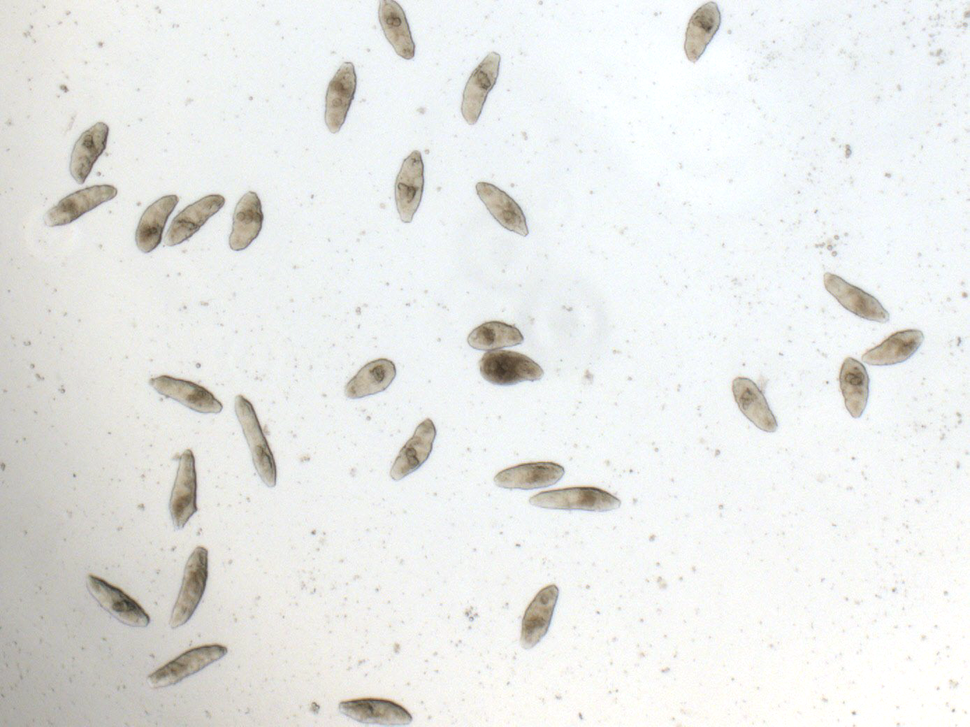
#> input picture Midterm Presentation/images/1.png, 970 x 727 px, shrunk from 1388 x 1040 before the run; the run also reads 1 picture not shown here
$ python cdist_search.py
#> lines starting #> are read from the running program, lines starting #| are printed output that depends on the picture
### Midterm Presentation/lib/histogram_intersection.py
import cv2
import numpy as np
from skimage.feature import local_binary_pattern

def compute_3d_hist(image, bins=(8,8,8)):
    hist = cv2.calcHist([image], [0,1,2], None, bins, [0,256,0,256,0,256])
    return hist

def compute_lbp_hist(gray_image, n_points, radius, method, n_bins):
    lbp = local_binary_pattern(gray_image, n_points, radius, method)
    hist = np.histogram(lbp.ravel(), bins=n_bins, range=(0, n_bins))[0]
    return hist

def get_hist(image):
    color_hist = compute_3d_hist(image)
    gray = cv2.cvtColor(image, cv2.COLOR_BGR2GRAY)
    lbp_hist = compute_lbp_hist(gray, n_points=24, radius=3, method='uniform', n_bins=26)
    feature_vector = np.concatenate([color_hist.flatten(), lbp_hist])
    feature_vector = feature_vector / feature_vector.sum()
    return feature_vector

def histogram_intersection(hist1, hist2):
    return np.minimum(hist1, hist2).sum()

def histogram_distance(hist1, hist2):
    intersection = histogram_intersection(hist1, hist2)
    return 1 - intersection

### Midterm Presentation/cdist_search.py
import os
import time

import cv2
import numpy as np
from scipy.spatial.distance import cdist
from lib.histogram_intersection import get_hist, histogram_distance

def main():
    image_dir = 'images'
    image_files = [os.path.join(image_dir, f) for f in os.listdir(image_dir)
                if f.lower().endswith(('.png', '.jpg', '.jpeg'))]
    images = [cv2.imread(f) for f in image_files]
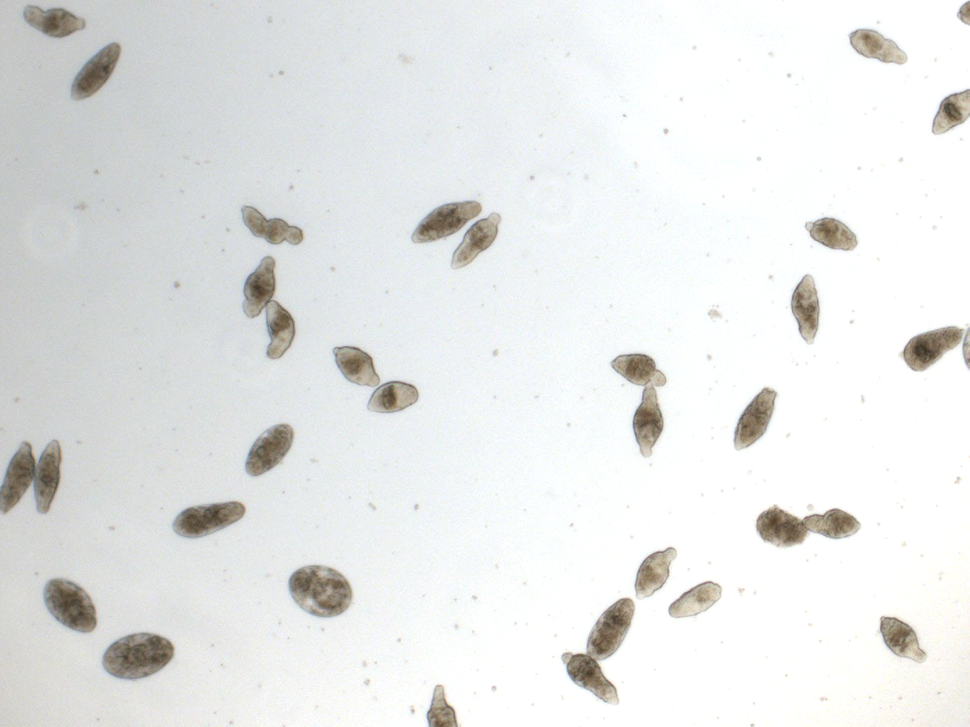
#> input picture Midterm Presentation/images/10.png, 970 x 727 px, shrunk from 1388 x 1040 before the run
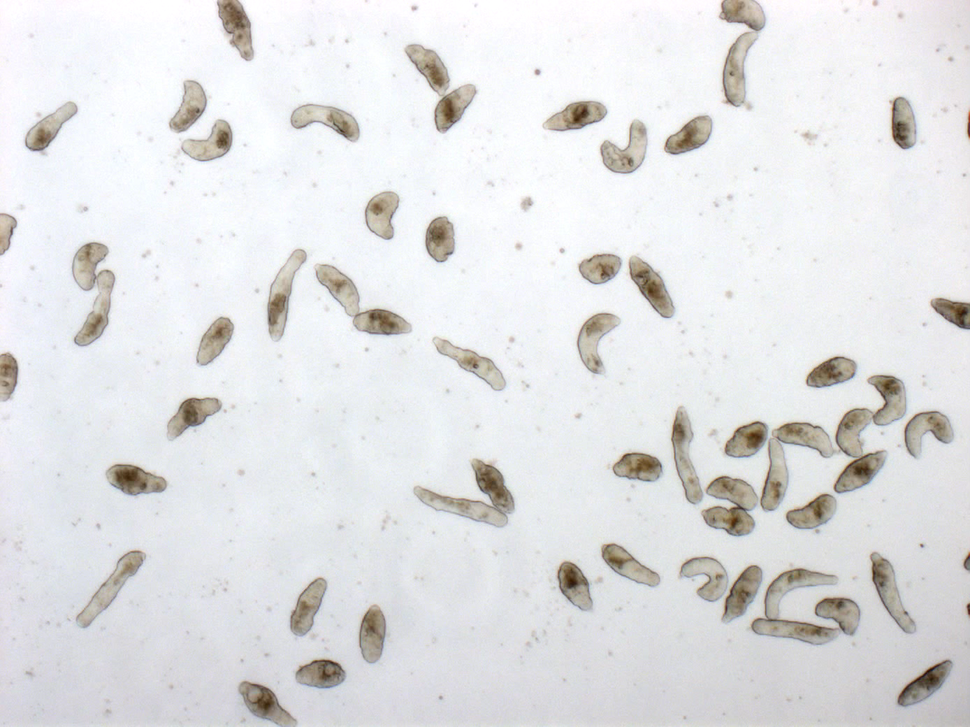
#> input picture Midterm Presentation/images/2.png, 970 x 727 px, shrunk from 1388 x 1040 before the run
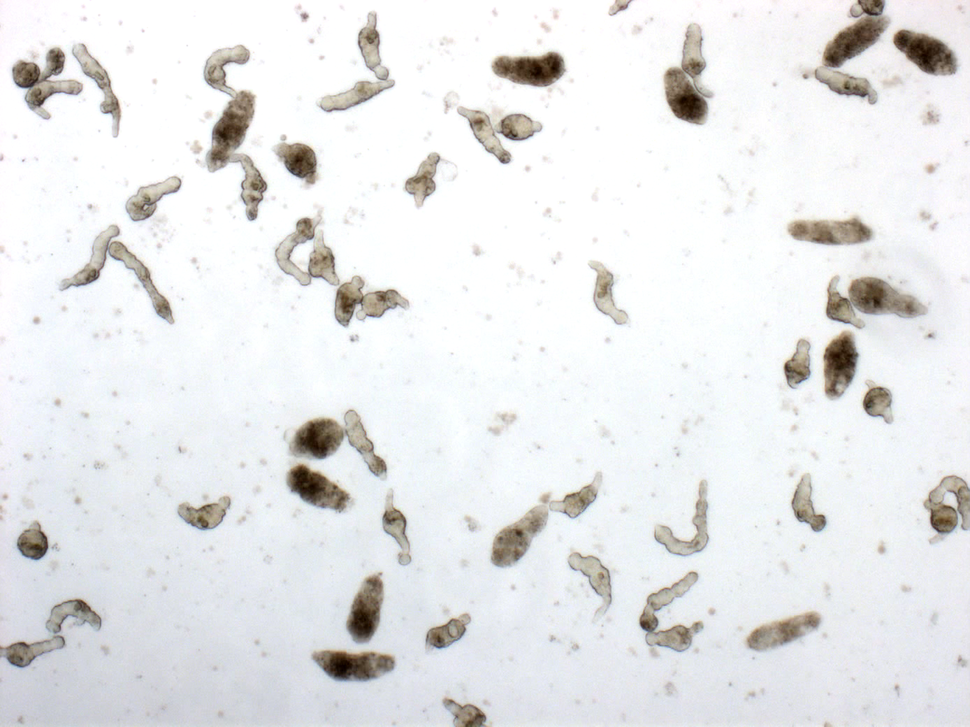
#> input picture Midterm Presentation/images/3.png, 970 x 727 px, shrunk from 1388 x 1040 before the run
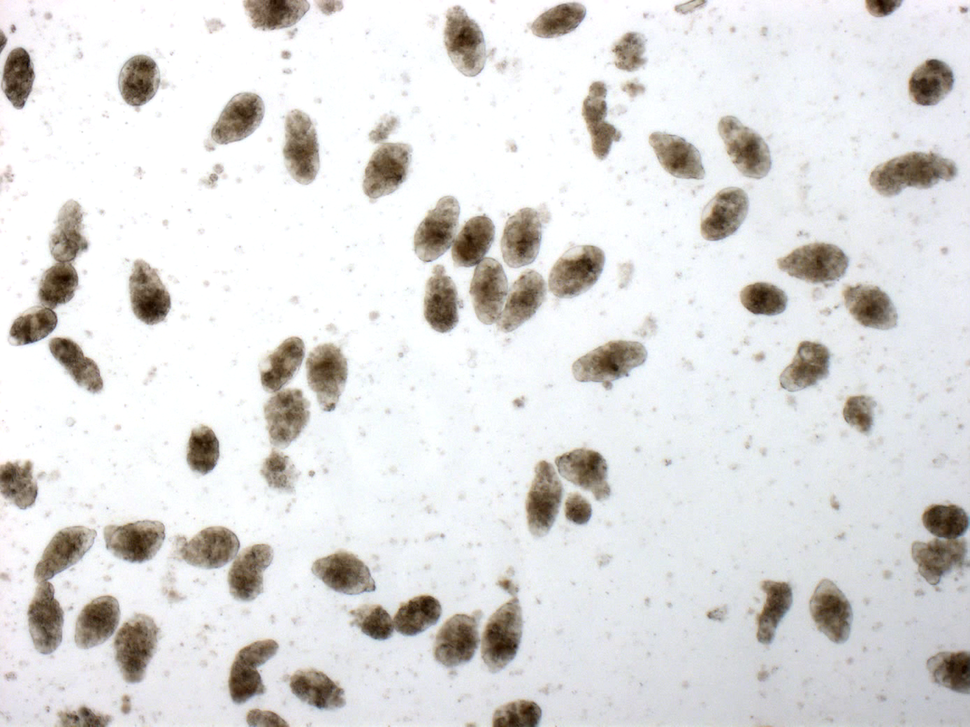
#> input picture Midterm Presentation/images/4.png, 970 x 727 px, shrunk from 1388 x 1040 before the run
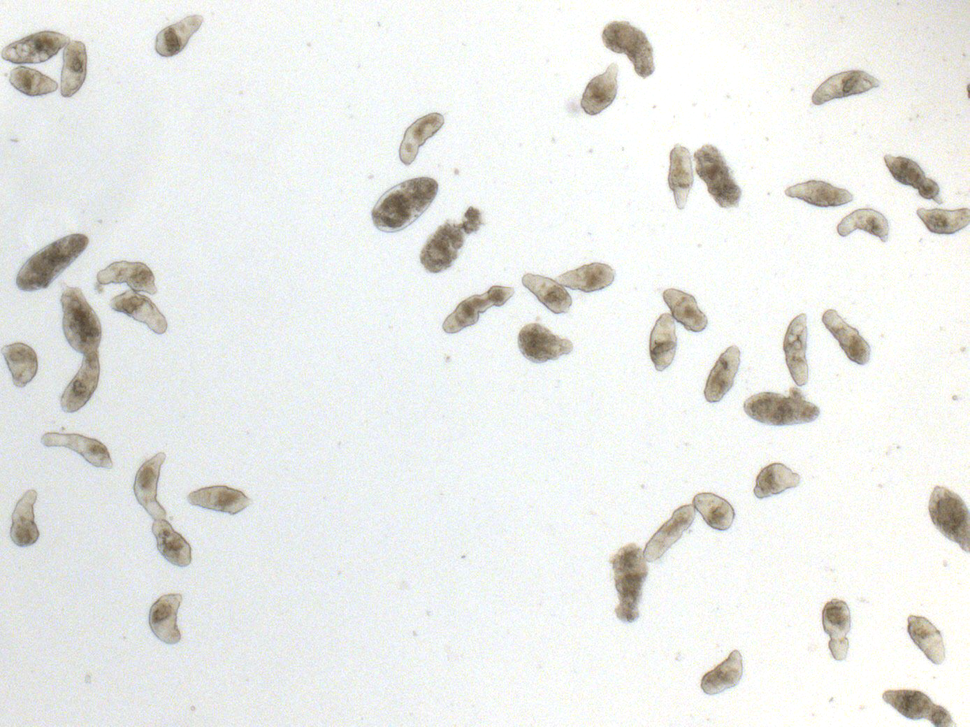
#> input picture Midterm Presentation/images/6.png, 970 x 727 px, shrunk from 1388 x 1040 before the run
#> images = 7 items
    image_features = []

    for img in images:
        feature_vector = get_hist(img)
        image_features.append(feature_vector)
#> this loop made 7 passes
#> after the loop, image_features = 7 items
    image_features = np.array(image_features, dtype=np.float32)

    relevant_images = {'images\\1.png', 'images\\2.png', 'images\\3.png', 'images\\4.png',
                       'images\\5.png', 'images\\6.png', 'images\\7.png', 'images\\8.png',
                       'images\\9.png', 'images\\10.png'}
    num_relevant = len(relevant_images)

    simulations = 100
    total_relevant_retrieved = 0
    total_retrieved = 0
    total_time = 0
    fetched_relevant_images = set()

    for i in range(simulations):
        query_parasite_image = np.random.randint(1, 11)
        query_image_path = f'images/{query_parasite_image}.png'

        print('################################')
        print(f'Simulation {i+1}')
        print('################################')
        print(f'Querying dataset with image: {query_image_path}')
        print('================================')

        query_img = cv2.imread(query_image_path)
#> query_img is the input picture: shape (727, 970, 3); mean B, G, R 233.4, 236.2, 234.8
        query_feature = get_hist(query_img).reshape(1, -1)
#> in compute_lbp_hist (call 8), `lbp = local_binary_pattern(gray_image, n_points, radius, method)`:
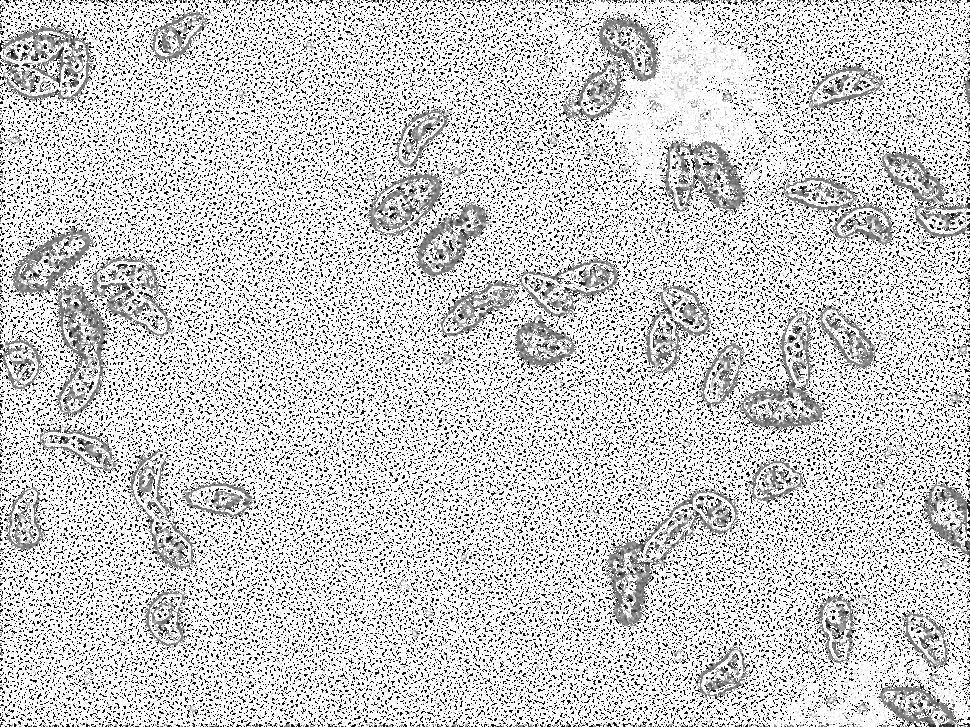
#> lbp: shape (727, 970) float64; min 0, max 25, mean 20; drawn with min black and max white
#> in compute_lbp_hist (call 8), `hist = np.histogram(lbp.ravel(), bins=n_bins, range=(0, n_bins))[0]`: hist = 26 values, max 427323 at index 25, min 1906 at index 6, mean 27122.7

        start_time = time.perf_counter()
        distances = cdist(query_feature, image_features, metric='cityblock')[0]
#> distances = [0.131, 0.369, 0.308, 0.313, 0.46, 0.127, 1.29e-08]
        end_time = time.perf_counter()
        elapsed_time = end_time - start_time

        nearest_indices = np.argsort(distances)
#> nearest_indices = [6, 5, 0, 2, 3, 1, 4]
        k = 10
        retrieved_relevant = 0

        for idx in nearest_indices[:k]:
            img_name = image_files[idx]
            dist = histogram_distance(image_features[idx], query_feature.flatten())
            print(f'{img_name}: {dist:.4f}')
            fetched_relevant_images.add(img_name)
            if img_name in relevant_images:
                retrieved_relevant += 1
#> this loop made 7 passes
#> (idx, img_name, intersection in histogram_distance, dist) on passes 1 to 7: (6, 'images/6.png', 1, 1.05e-08), (5, 'images/5.png', 0.937, 0.0635), (0, 'images/1.png', 0.934, 0.0656), (2, 'images/2.png', 0.846, 0.154), (3, 'images/3.png', 0.844, 0.156), (1, 'images/10.png', 0.816, 0.184), (4, 'images/4.png', 0.77, 0.23)
#| images/6.png: 0.0000
#| images/5.png: 0.0635
#| images/1.png: 0.0656
#| images/2.png: 0.1540
#| images/3.png: 0.1563
#| images/10.png: 0.1844
#| images/4.png: 0.2302
#> after the loop, fetched_relevant_images = 7 items; retrieved_relevant = 0

        recall = retrieved_relevant / num_relevant
#> recall = 0
        precision = retrieved_relevant / k
#> precision = 0

        print(f'Elapsed time: {elapsed_time:.6f} seconds')
        print(f'Recall: {recall:.4f}, Precision: {precision:.4f}')
#| Recall: 0.0000, Precision: 0.0000

        total_relevant_retrieved += retrieved_relevant
#> total_relevant_retrieved = 0
        total_retrieved += k
        total_time += elapsed_time

    recall = total_relevant_retrieved / (num_relevant * simulations)
    precision = total_relevant_retrieved / total_retrieved

    print('================================')
    print('All Relevant Images Across Simulations:')
    for img_name in (fetched_relevant_images):
        print(f'{img_name}')
    print(f'Average time over {simulations} simulations: {total_time/simulations} seconds')
    print(f'Overall Recall: {recall:.4f}, Overall Precision: {precision:.4f}')

if __name__ == "__main__":
#> (the run stopped early here; a loop or call above may not have finished)
